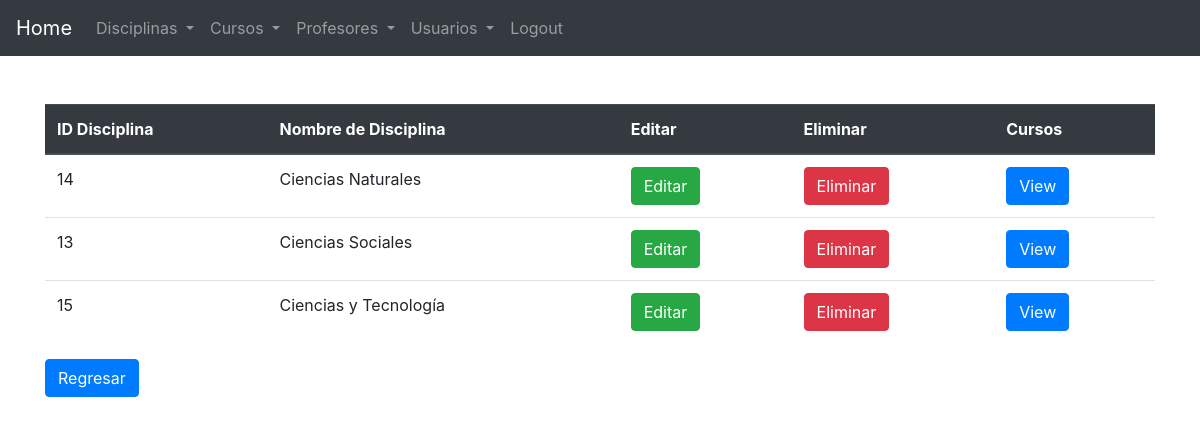
Page /CourseManager/view_disciplina.php on the committed database.
### tables this page shows
CREATE TABLE `disciplina` (
  `disc_id` int(15) NOT NULL,
  `disc_nombre` varchar(55) NOT NULL
);

### CourseManager/view_disciplina.php (the view, shortened to what this page needs)
<?php session_start();
include("include/connect.php");
  $query = "SELECT * FROM disciplina ORDER BY `disciplina`.`disc_nombre` ASC";
  $resultado = $conn -> query($query);
?>
<!DOCTYPE html>
<html lang="en">
<head>
  <link rel="stylesheet" href="css/bootstrap.min.css">
</head>
<body>
  <?php include 'include/header.php';?>
<nav>
	<?php include 'include/menu.php';?>
</nav>
<main>
<div class="container">
<br>
<table class="table">
<thead class="thead-dark">
      <tr>
        <th>ID Disciplina</th>
        <th>Nombre de Disciplina</th>
        <th>Editar</th>
        <th>Eliminar</th>
        <th>Cursos</th>
      </tr>
</thead>
      <?php
      while ($row=$resultado->fetch_assoc()){
        $disc_nombre = $row['disc_nombre'];
        ?>
        <tr>
        <td height="22"><?php echo $row['disc_id'];?></td>
        <td><?php echo $disc_nombre;?></td>
        <td><a class="btn btn-success" href="edit_disciplina_form.php? disc_id=<?php echo $row['disc_id'];?>">Editar</td>
        <td><a class="btn btn-danger" href="delete_disciplina.php? disc_id=<?php echo $row['disc_id'];?>"onclick="return confirm('¿Seguro que deseas eliminar esta disciplina?')">Eliminar</a></td>
        <td><a class="btn btn-primary" href="view_cursos.php? disc_nombre=<?php echo $row['disc_nombre'];?>">View</a></td>
        </tr>
        <?php } ?>
    </table>
    <a href="index.php" class="btn btn-primary" role="button">Regresar</a>
  </div>
</main>
  <?php include 'include/footer.php';?>
</body>
</html>

### rows in the picture
disciplina: disc_id "14", disc_nombre "Ciencias Naturales"
disciplina: disc_id "13", disc_nombre "Ciencias Sociales"
disciplina: disc_id "15", disc_nombre "Ciencias y Tecnología"
